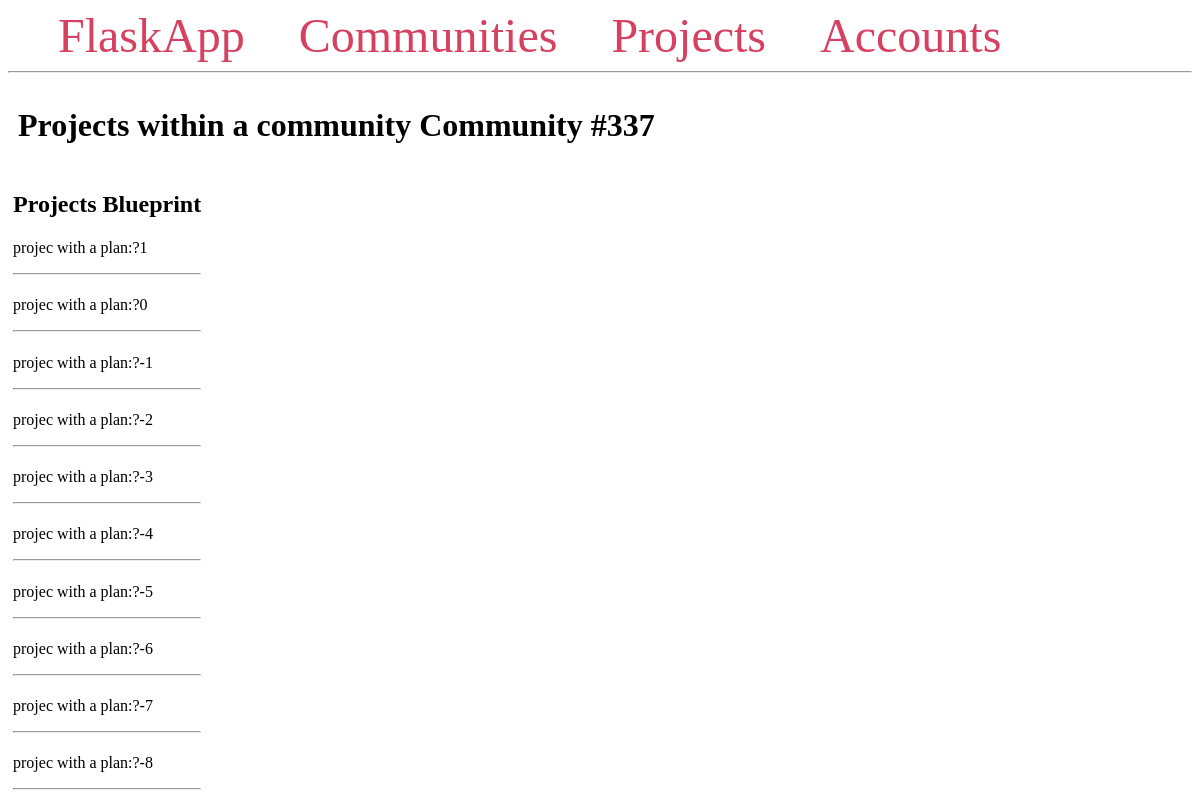
The app's page /communities/1 with its own data.
### app/models/community.py (models this page shows, shortened)
class Community(db.Model):
    id = db.Column(db.Integer, primary_key=True)
    name = db.Column(db.String(150))
    description = db.Column(db.Text)
    projects = db.relationship('Project', backref='community')

### app/models/project.py (models this page shows, shortened)
class Project(db.Model):
    id = db.Column(db.Integer, primary_key=True)
    title = db.Column(db.Text)
    plan = db.Column(db.Text)
    community_id = db.Column(db.Integer, db.ForeignKey('community.id'))

### app/communities/routes.py (the view)
@bp.route('/<int:comm_id>', methods=['GET'])
def get_user(comm_id):
    community = Community.query.get(comm_id)
    projects = Project.query.filter(Project.community_id == comm_id).all()
    community_projects = [{'id': community.id, 'title': project.title, 'plan': project.plan} for project in projects]
    return render_template('communities/community_projects.html', projects=projects, community=community)

### app/templates/communities/community_projects.html (shortened to what this page needs)
{% extends 'base.html' %}
{% block content %}
    <span class="title">
        <h1>{% block title %} Projects within a community {{ community.name }} {% endblock %}</h1>
    </span>
    <div class="projects">
        <h2>Projects Blueprint</h2>
        <div class="projects">
            <div class="projects-list">
                {% for project in projects %}
                    <div class="project">
                        <p>{{ project.plan }}</p>
                        <hr>
                    </div>
                {% endfor %}
            </div>
        </div>
    </div>
{% endblock %}

### app/templates/base.html (style rules this page uses)
h2 { width: 100%; }
.title { margin: 5px; width: 100%; }

### records on screen
Community: name "Community #337"
Project: plan "projec with a plan:?1"
Project: plan "projec with a plan:?0"
Project: plan "projec with a plan:?-1"
Project: plan "projec with a plan:?-2"
Project: plan "projec with a plan:?-3"
Project: plan "projec with a plan:?-4"
Project: plan "projec with a plan:?-5"
Project: plan "projec with a plan:?-6"
Project: plan "projec with a plan:?-7"
Project: plan "projec with a plan:?-8"
